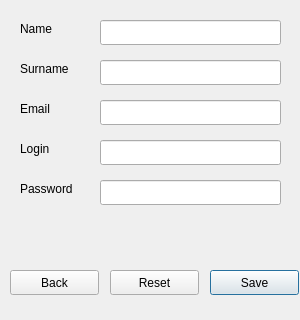
<?xml version="1.0" encoding="UTF-8"?>
<ui version="4.0">
 <class>Dialog</class>
 <widget class="QDialog" name="Dialog">
  <property name="geometry">
   <rect>
    <x>0</x>
    <y>0</y>
    <width>300</width>
    <height>320</height>
   </rect>
  </property>
  <property name="windowTitle">
   <string>Registration</string>
  </property>
  <widget class="QLabel" name="label_2">
   <property name="geometry">
    <rect>
     <x>20</x>
     <y>60</y>
     <width>67</width>
     <height>17</height>
    </rect>
   </property>
   <property name="text">
    <string>Surname</string>
   </property>
  </widget>
  <widget class="QLineEdit" name="lineEdit">
   <property name="geometry">
    <rect>
     <x>100</x>
     <y>20</y>
     <width>181</width>
     <height>25</height>
    </rect>
   </property>
  </widget>
  <widget class="QLabel" name="label">
   <property name="geometry">
    <rect>
     <x>20</x>
     <y>20</y>
     <width>67</width>
     <height>17</height>
    </rect>
   </property>
   <property name="text">
    <string>Name</string>
   </property>
  </widget>
  <widget class="QLabel" name="label_3">
   <property name="geometry">
    <rect>
     <x>20</x>
     <y>100</y>
     <width>67</width>
     <height>17</height>
    </rect>
   </property>
   <property name="text">
    <string>Email</string>
   </property>
  </widget>
  <widget class="QLabel" name="label_5">
   <property name="geometry">
    <rect>
     <x>20</x>
     <y>180</y>
     <width>67</width>
     <height>17</height>
    </rect>
   </property>
   <property name="text">
    <string>Password</string>
   </property>
  </widget>
  <widget class="QLineEdit" name="lineEdit_5">
   <property name="geometry">
    <rect>
     <x>100</x>
     <y>180</y>
     <width>181</width>
     <height>25</height>
    </rect>
   </property>
  </widget>
  <widget class="QLineEdit" name="lineEdit_2">
   <property name="geometry">
    <rect>
     <x>100</x>
     <y>60</y>
     <width>181</width>
     <height>25</height>
    </rect>
   </property>
  </widget>
  <widget class="QLineEdit" name="lineEdit_3">
   <property name="geometry">
    <rect>
     <x>100</x>
     <y>100</y>
     <width>181</width>
     <height>25</height>
    </rect>
   </property>
  </widget>
  <widget class="QLineEdit" name="lineEdit_4">
   <property name="geometry">
    <rect>
     <x>100</x>
     <y>140</y>
     <width>181</width>
     <height>25</height>
    </rect>
   </property>
  </widget>
  <widget class="QLabel" name="label_4">
   <property name="geometry">
    <rect>
     <x>20</x>
     <y>140</y>
     <width>67</width>
     <height>17</height>
    </rect>
   </property>
   <property name="text">
    <string>Login</string>
   </property>
  </widget>
  <widget class="QPushButton" name="pushButton">
   <property name="geometry">
    <rect>
     <x>210</x>
     <y>270</y>
     <width>89</width>
     <height>25</height>
    </rect>
   </property>
   <property name="text">
    <string>Save</string>
   </property>
  </widget>
  <widget class="QPushButton" name="pushButton_2">
   <property name="geometry">
    <rect>
     <x>10</x>
     <y>270</y>
     <width>89</width>
     <height>25</height>
    </rect>
   </property>
   <property name="text">
    <string>Back</string>
   </property>
  </widget>
  <widget class="QPushButton" name="pushButton_3">
   <property name="geometry">
    <rect>
     <x>110</x>
     <y>270</y>
     <width>89</width>
     <height>25</height>
    </rect>
   </property>
   <property name="text">
    <string>Reset</string>
   </property>
  </widget>
 </widget>
 <resources/>
 <connections/>
</ui>
